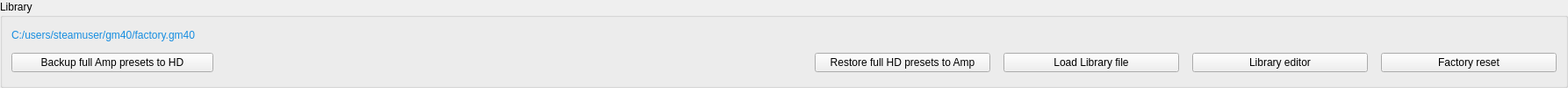
        <widget class="QGroupBox" name="LibrarySection">
         <property name="styleSheet">
          <string notr="true">QLabel {
    color: #168de0;
}
</string>
         </property>
         <property name="title">
          <string>Library</string>
         </property>
         <layout class="QGridLayout" name="ampGrid">
          <property name="leftMargin">
           <number>10</number>
          </property>
          <property name="topMargin">
           <number>6</number>
          </property>
          <property name="rightMargin">
           <number>10</number>
          </property>
          <property name="bottomMargin">
           <number>8</number>
          </property>
          <property name="horizontalSpacing">
           <number>15</number>
          </property>
          <property name="verticalSpacing">
           <number>6</number>
          </property>
          <item row="0" column="0">
           <widget class="QLabel" name="lblPath">
            <property name="sizePolicy">
             <sizepolicy hsizetype="Fixed" vsizetype="Fixed">
              <horstretch>0</horstretch>
              <verstretch>0</verstretch>
             </sizepolicy>
            </property>
            <property name="minimumSize">
             <size>
              <width>900</width>
              <height>0</height>
             </size>
            </property>
            <property name="text">
             <string>C:/users/steamuser/gm40/factory.gm40</string>
            </property>
           </widget>
          </item>
          <item row="1" column="3">
           <widget class="QPushButton" name="btnLibEditor">
            <property name="minimumSize">
             <size>
              <width>200</width>
              <height>0</height>
             </size>
            </property>
            <property name="maximumSize">
             <size>
              <width>230</width>
              <height>16777215</height>
             </size>
            </property>
            <property name="text">
             <string>Library editor</string>
            </property>
           </widget>
          </item>
          <item row="1" column="0">
           <widget class="QPushButton" name="btnBackup">
            <property name="minimumSize">
             <size>
              <width>200</width>
              <height>0</height>
             </size>
            </property>
            <property name="maximumSize">
             <size>
              <width>230</width>
              <height>16777215</height>
             </size>
            </property>
            <property name="text">
             <string>Backup full Amp presets to HD</string>
            </property>
           </widget>
          </item>
          <item row="1" column="4">
           <widget class="QPushButton" name="btnFactoryReset">
            <property name="minimumSize">
             <size>
              <width>200</width>
              <height>0</height>
             </size>
            </property>
            <property name="text">
             <string>Factory reset</string>
            </property>
           </widget>
          </item>
          <item row="1" column="2">
           <widget class="QPushButton" name="btnLoad">
            <property name="minimumSize">
             <size>
              <width>200</width>
              <height>0</height>
             </size>
            </property>
            <property name="maximumSize">
             <size>
              <width>230</width>
              <height>16777215</height>
             </size>
            </property>
            <property name="text">
             <string>Load Library file</string>
            </property>
           </widget>
          </item>
          <item row="1" column="1">
           <widget class="QPushButton" name="btnRestore">
            <property name="minimumSize">
             <size>
              <width>200</width>
              <height>0</height>
             </size>
            </property>
            <property name="maximumSize">
             <size>
              <width>230</width>
              <height>16777215</height>
             </size>
            </property>
            <property name="text">
             <string>Restore full HD presets to Amp</string>
            </property>
           </widget>
          </item>
         </layout>
        </widget>
